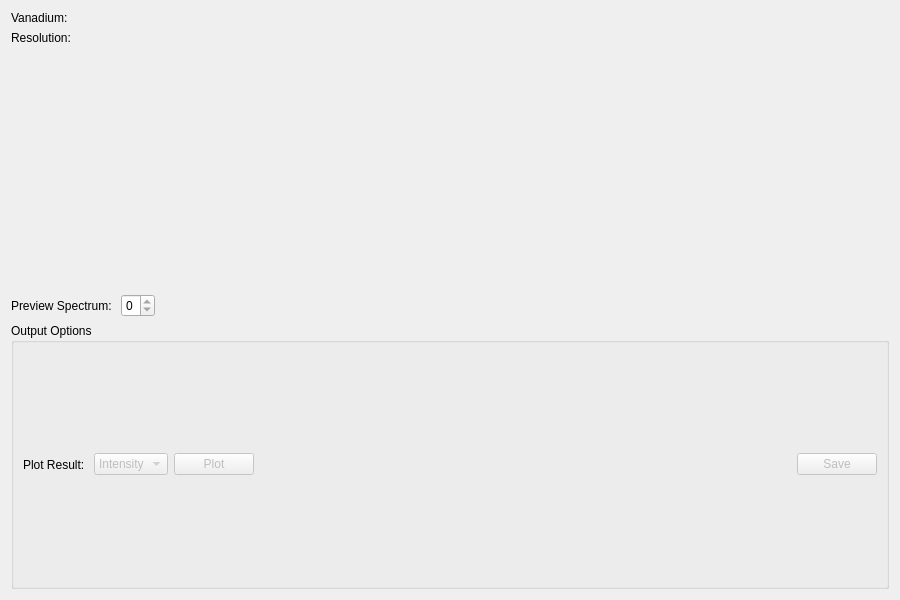
<?xml version="1.0" encoding="UTF-8"?>
<ui version="4.0">
 <class>ResNorm</class>
 <widget class="QWidget" name="ResNorm">
  <property name="geometry">
   <rect>
    <x>0</x>
    <y>0</y>
    <width>900</width>
    <height>600</height>
   </rect>
  </property>
  <property name="windowTitle">
   <string>Form</string>
  </property>
  <layout class="QVBoxLayout" name="verticalLayout">
   <item>
    <layout class="QGridLayout" name="gridLayout">
     <property name="verticalSpacing">
      <number>6</number>
     </property>
     <item row="3" column="0">
      <widget class="QLabel" name="lblResolution">
       <property name="text">
        <string>Resolution:</string>
       </property>
      </widget>
     </item>
     <item row="3" column="1">
      <widget class="MantidQt::MantidWidgets::DataSelector" name="dsResolution" native="true">
       <property name="sizePolicy">
        <sizepolicy hsizetype="Minimum" vsizetype="Fixed">
         <horstretch>0</horstretch>
         <verstretch>0</verstretch>
        </sizepolicy>
       </property>
       <property name="autoLoad" stdset="0">
        <bool>true</bool>
       </property>
       <property name="loadLabelText" stdset="0">
        <string>Load</string>
       </property>
       <property name="workspaceSuffixes" stdset="0">
        <stringlist>
         <string>_res</string>
        </stringlist>
       </property>
       <property name="fileBrowserSuffixes" stdset="0">
        <stringlist>
         <string>_res.nxs</string>
        </stringlist>
       </property>
       <property name="showLoad" stdset="0">
        <bool>false</bool>
       </property>
      </widget>
     </item>
     <item row="0" column="0">
      <widget class="QLabel" name="lblVanadium">
       <property name="text">
        <string>Vanadium:</string>
       </property>
      </widget>
     </item>
     <item row="0" column="1">
      <widget class="MantidQt::MantidWidgets::DataSelector" name="dsVanadium" native="true">
       <property name="sizePolicy">
        <sizepolicy hsizetype="Minimum" vsizetype="Fixed">
         <horstretch>0</horstretch>
         <verstretch>0</verstretch>
        </sizepolicy>
       </property>
       <property name="autoLoad" stdset="0">
        <bool>true</bool>
       </property>
       <property name="loadLabelText" stdset="0">
        <string>Plot</string>
       </property>
       <property name="workspaceSuffixes" stdset="0">
        <stringlist>
         <string>_red</string>
        </stringlist>
       </property>
       <property name="fileBrowserSuffixes" stdset="0">
        <stringlist>
         <string>_red.nxs</string>
        </stringlist>
       </property>
      </widget>
     </item>
    </layout>
   </item>
   <item>
    <layout class="QHBoxLayout" name="horizontalLayout_3">
     <item>
      <layout class="QVBoxLayout" name="treeSpace"/>
     </item>
     <item>
      <layout class="QVBoxLayout" name="plotPane">
       <item>
        <widget class="MantidQt::MantidWidgets::PreviewPlot" name="ppPlot" native="true">
         <property name="showLegend" stdset="0">
          <bool>true</bool>
         </property>
         <property name="canvasColour" stdset="0">
          <color>
           <red>255</red>
           <green>255</green>
           <blue>255</blue>
          </color>
         </property>
        </widget>
       </item>
       <item>
        <layout class="QHBoxLayout" name="underPlotSpace">
         <item>
          <widget class="QLabel" name="lblPreviewSpec">
           <property name="text">
            <string>Preview Spectrum: </string>
           </property>
          </widget>
         </item>
         <item>
          <widget class="QSpinBox" name="spPreviewSpectrum">
           <property name="maximum">
            <number>0</number>
           </property>
          </widget>
         </item>
         <item>
          <spacer name="legendSpacer">
           <property name="orientation">
            <enum>Qt::Horizontal</enum>
           </property>
           <property name="sizeHint" stdset="0">
            <size>
             <width>40</width>
             <height>20</height>
            </size>
           </property>
          </spacer>
         </item>
        </layout>
       </item>
      </layout>
     </item>
    </layout>
   </item>
   <item>
    <layout class="QHBoxLayout" name="horizontalLayout_44">
     <item>
      <widget class="QGroupBox" name="gbOutput">
       <property name="title">
        <string>Output Options</string>
       </property>
       <layout class="QHBoxLayout" name="horizontalLayout">
        <item>
         <widget class="QLabel" name="lblPlot">
          <property name="text">
           <string>Plot Result: </string>
          </property>
         </widget>
        </item>
        <item>
         <widget class="QComboBox" name="cbPlot">
          <property name="enabled">
           <bool>false</bool>
          </property>
          <item>
           <property name="text">
            <string>Intensity</string>
           </property>
          </item>
          <item>
           <property name="text">
            <string>Stretch</string>
           </property>
          </item>
          <item>
           <property name="text">
            <string>Fit</string>
           </property>
          </item>
          <item>
           <property name="text">
            <string>All</string>
           </property>
          </item>
         </widget>
        </item>
        <item>
         <widget class="QPushButton" name="pbPlot">
          <property name="enabled">
           <bool>false</bool>
          </property>
          <property name="text">
           <string>Plot</string>
          </property>
         </widget>
        </item>
        <item>
         <spacer name="horizontalSpacer_18">
          <property name="orientation">
           <enum>Qt::Horizontal</enum>
          </property>
          <property name="sizeHint" stdset="0">
           <size>
            <width>40</width>
            <height>20</height>
           </size>
          </property>
         </spacer>
        </item>
        <item>
         <widget class="QPushButton" name="pbSave">
          <property name="enabled">
           <bool>false</bool>
          </property>
          <property name="text">
           <string>Save</string>
          </property>
         </widget>
        </item>
       </layout>
       <zorder>pbSave</zorder>
       <zorder>lblPlot</zorder>
       <zorder>cbPlot</zorder>
       <zorder>pbPlot</zorder>
       <zorder>horizontalSpacer_18</zorder>
      </widget>
     </item>
    </layout>
   </item>
  </layout>
 </widget>
 <customwidgets>
  <customwidget>
   <class>MantidQt::MantidWidgets::DataSelector</class>
   <extends>QWidget</extends>
   <header>MantidQtMantidWidgets/DataSelector.h</header>
  </customwidget>
  <customwidget>
   <class>MantidQt::MantidWidgets::PreviewPlot</class>
   <extends>QWidget</extends>
   <header>MantidQtMantidWidgets/PreviewPlot.h</header>
   <container>1</container>
  </customwidget>
 </customwidgets>
 <resources/>
 <connections/>
</ui>
